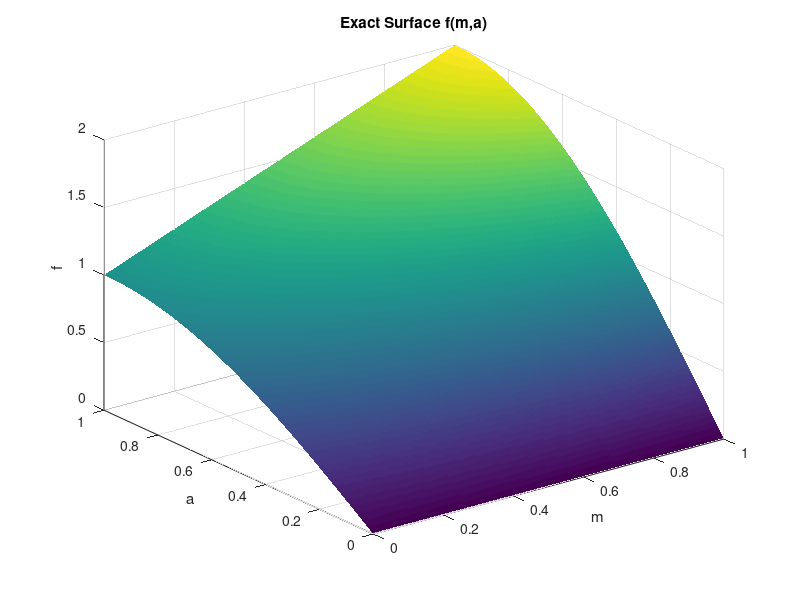
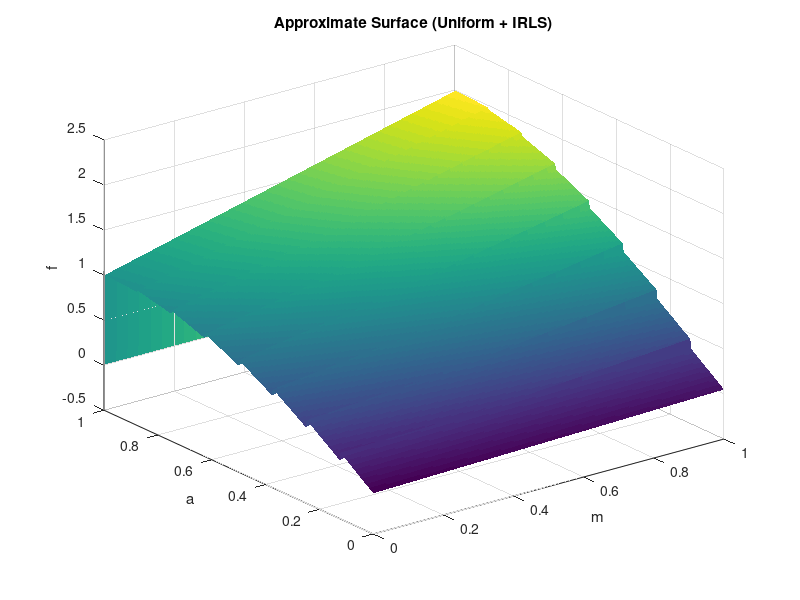
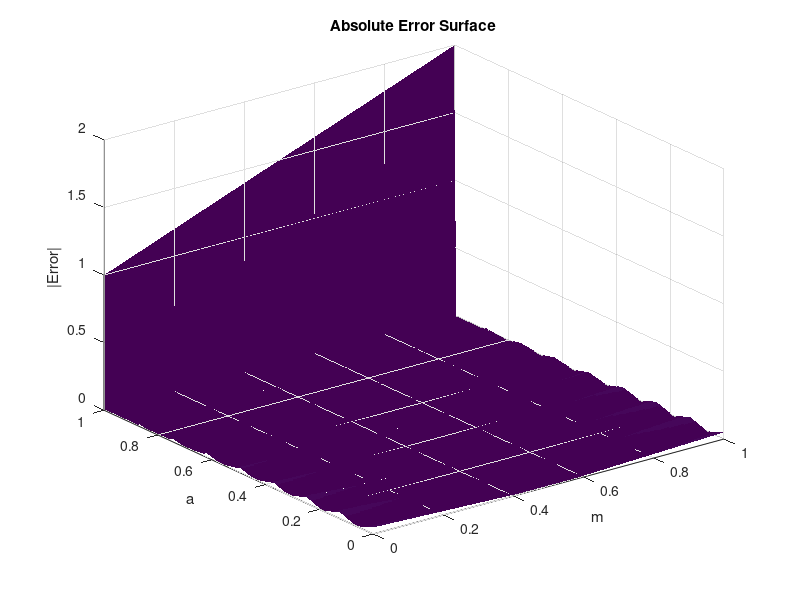

Source code (MATLAB) for these figures, in order: (Note: this script raises an error after producing the figures.)
clear; clc; close all;
Nm = 256;
Na = 256;

m = linspace(0,1,Nm);
a = linspace(0,1,Na);

[M,A] = meshgrid(m,a);

F_exact = (1 + M) .* sin(pi/2 * A);

num_planes = 8;
a_edges = linspace(0,1,num_planes+1);

fprintf('\nUniform plane boundaries (Stage 3B):\n');
for i = 1:num_planes
    fprintf('Plane %d: a ∈ [%.4f , %.4f)\n', ...
        i-1, a_edges(i), a_edges(i+1));
end

pm = zeros(num_planes,1);
pa = zeros(num_planes,1);
b  = zeros(num_planes,1);

Ns = 120;        % samples per dimension (memory-safe)
max_iter = 15;  % IRLS iterations
eps = 1e-6;

for i = 1:num_planes
    a1 = a_edges(i);
    a2 = a_edges(i+1);

    % Sample points inside plane
    m_s = linspace(0,1,Ns);
    a_s = linspace(a1,a2,Ns);
    [MM,AA] = meshgrid(m_s,a_s);

    % Exact surface values
    F = (1 + MM) .* sin(pi/2 * AA);

    % Regression model: f ≈ pm*m + pa*a + b
    X = [MM(:), AA(:), ones(numel(MM),1)];
    y = F(:);

    % Initial least-squares solution
    theta = X \ y;

    % IRLS loop (L1 approximation, memory-safe)
    for k = 1:max_iter
        r = y - X*theta;
        w = 1 ./ (abs(r) + eps);    % L1 weights

        Xw = X .* w;                % row-wise weighting
        theta = (X' * Xw) \ (Xw' * y);
    end

    pm(i) = theta(1);
    pa(i) = theta(2);
    b(i)  = theta(3);
end

F_approx = zeros(size(F_exact));

for i = 1:num_planes
    mask = (A >= a_edges(i)) & (A < a_edges(i+1));
    F_approx(mask) = pm(i)*M(mask) + pa(i)*A(mask) + b(i);
end

abs_err = abs(F_exact - F_approx);

MAE  = mean(abs_err(:));
MRED = mean(abs_err(:)) / mean(abs(F_exact(:)));

fprintf('\nStage 3B (Uniform + IRLS) Results:\n');
fprintf('MAE  = %.4e\n', MAE);
fprintf('MRED = %.4e\n', MRED);

figure;
surf(M, A, F_exact, 'EdgeColor','none');
title('Exact Surface f(m,a)');
xlabel('m'); ylabel('a'); zlabel('f');

figure;
surf(M, A, F_approx, 'EdgeColor','none');
title('Approximate Surface (Uniform + IRLS)');
xlabel('m'); ylabel('a'); zlabel('f');

figure;
surf(M, A, abs_err, 'EdgeColor','none');
title('Absolute Error Surface');
xlabel('m'); ylabel('a'); zlabel('|Error|');

figure;
histogram(abs_err(:),100);
title('Error Distribution');
xlabel('Absolute Error'); ylabel('Count');

fprintf('\nTable-I Coefficients (Stage 3B – Uniform + IRLS)\n');
fprintf('Plane\tpm\t\tpa\t\tb\n');

for i = 1:num_planes
    fprintf('%d\t%.6f\t%.6f\t%.6f\n', ...
        i-1, pm(i), pa(i), b(i));
end
